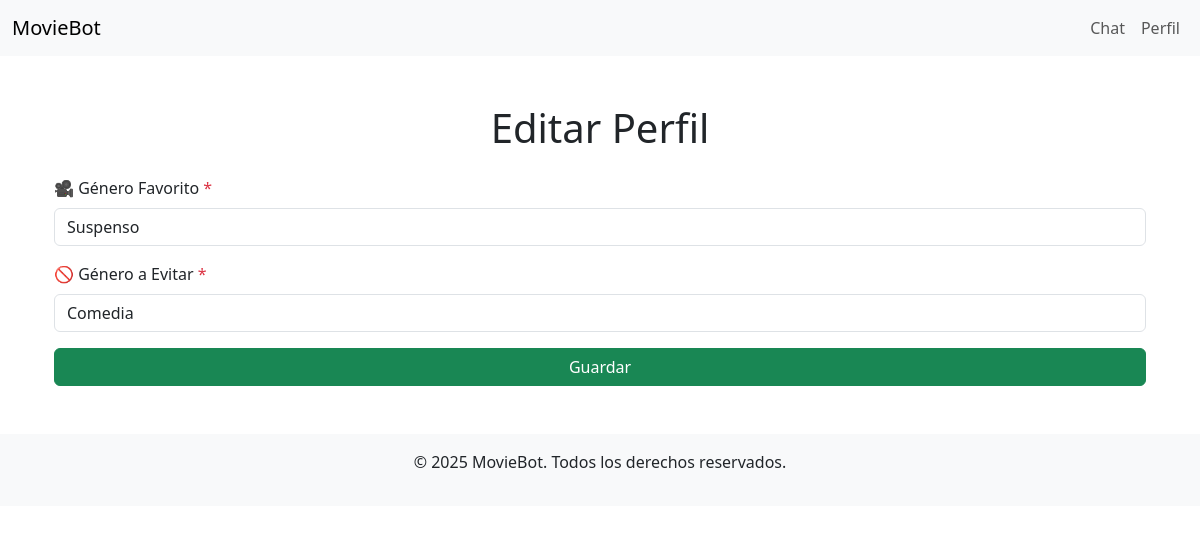
The page /perfil on the database as committed earlier.
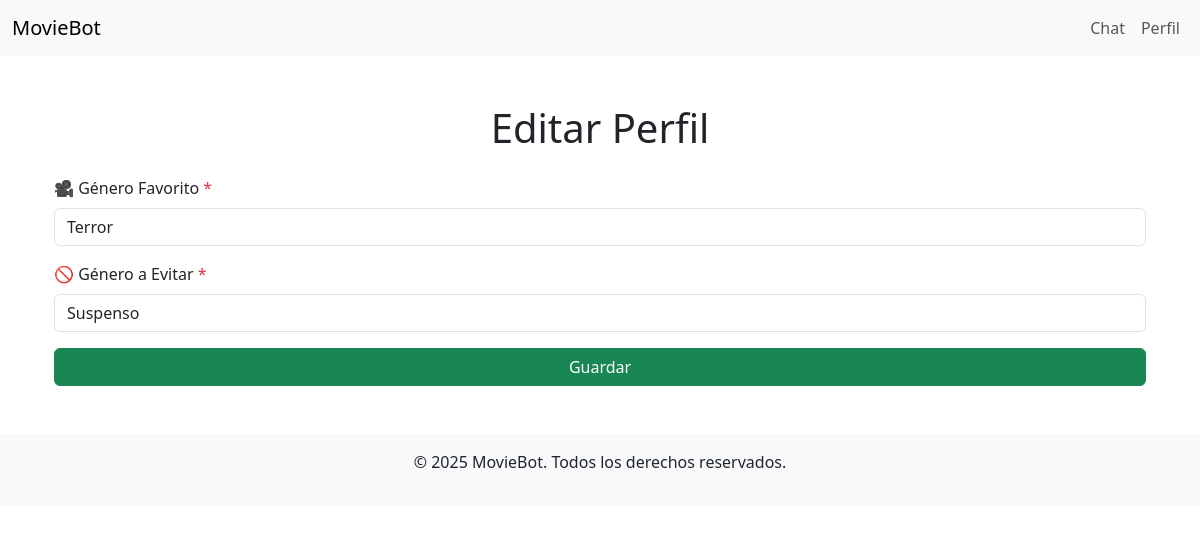
The same page on the database as committed later.
### movie_bot/models.py (models this page shows, shortened)
class User(db.Model):
    __tablename__ = 'users'
    id = db.Column(db.Integer, primary_key=True)
    email = db.Column(db.String(120), unique=True, nullable=False)
    favorite_genre = db.Column(db.String(50), nullable=True)
    disliked_genre = db.Column(db.String(50), nullable=True)
    messages = db.relationship('Message', backref='user', lazy=True)

### movie_bot/app.py (the view)
@app.route("/perfil", methods=["GET", "POST"])
def perfil():
    try:
        user_id = session.get("user_id")
        if not user_id:
            user = User.query.first()
            if not user:
                user = User(email="test@example.com", favorite_genre="Acción", disliked_genre="Terror")
                db.session.add(user)
                db.session.commit()
            session["user_id"] = user.id
        else:
            user = User.query.get(user_id)
        form = ProfileForm(obj=user)
        if form.validate_on_submit():
            user.favorite_genre = form.favorite_genre.data
            user.disliked_genre = form.disliked_genre.data
            db.session.commit()
            flash("Perfil actualizado exitosamente.", "success")
            return redirect(url_for('perfil'))
        return render_template("perfil.html", form=form, title="Editar Perfil")
    except Exception as e:
        logger.error(f"Error en /perfil: {e}")
        return "Ha ocurrido un error interno en el servidor.", 500

### movie_bot/forms.py
class ProfileForm(FlaskForm):
    favorite_genre = SelectField(
        'Género Favorito',
        choices=[
            ('Acción', 'Acción'),
            ('Comedia', 'Comedia'),
            ('Drama', 'Drama'),
            ('Terror', 'Terror'),
            ('Suspenso', 'Suspenso'),
            ('Romance', 'Romance')
        ],
        validators=[DataRequired()]
    )
    disliked_genre = SelectField(
        'Género a Evitar',
        choices=[
            ('Acción', 'Acción'),
            ('Comedia', 'Comedia'),
            ('Drama', 'Drama'),
            ('Terror', 'Terror'),
            ('Suspenso', 'Suspenso'),
            ('Romance', 'Romance')
        ],
        validators=[DataRequired()]
    )
    submit = SubmitField('Guardar')

### movie_bot/templates/perfil.html (shortened to what this page needs)
{% extends "base.html" %}
{% block content %}
<div class="container mt-5">
    <h1 class="mb-4 text-center">Editar Perfil</h1>
    <form method="POST" action="{{ url_for('perfil') }}">
        <div class="mb-3">
            <label for="{{ form.favorite_genre.id }}" class="form-label">
                🎥 {{ form.favorite_genre.label }} <span class="text-danger">*</span>
            </label>
            {{ form.favorite_genre(class="form-control", **{'aria-describedby': 'favoriteGenreHelp'}) }}
        </div>
        <div class="mb-3">
            <label for="{{ form.disliked_genre.id }}" class="form-label">
                🚫 {{ form.disliked_genre.label }} <span class="text-danger">*</span>
            </label>
            {{ form.disliked_genre(class="form-control", **{'aria-describedby': 'dislikedGenreHelp'}) }}
        </div>
        <button type="submit" class="btn btn-success w-100" aria-label="Guardar Perfil">Guardar</button>
    </form>
</div>
{% endblock %}

### movie_bot/templates/base.html (shortened to what this page needs)
<!DOCTYPE html>
<html lang="es">
<head>
    <link rel="stylesheet" href="https://cdn.jsdelivr.net/npm/bootstrap@5.3.0/dist/css/bootstrap.min.css">
</head>
<body>
    <nav class="navbar navbar-expand-lg navbar-light bg-light">
        <div class="container-fluid">
            <a class="navbar-brand" href="{{ url_for('landing') }}" aria-label="Inicio">MovieBot</a>
            <div class="collapse navbar-collapse" id="navbarNav">
                <ul class="navbar-nav ms-auto">
                    <li class="nav-item">
                        <a class="nav-link" href="{{ url_for('chat') }}">Chat</a>
                    </li>
                    <li class="nav-item">
                        <a class="nav-link" href="{{ url_for('perfil') }}">Perfil</a>
                    </li>
                </ul>
            </div>
        </div>
    </nav>
    <div class="container mt-5">
        {% block content %}{% endblock %}
    </div>
    <footer class="bg-light text-center py-3 mt-5">
        <p>&copy; 2025 MovieBot. Todos los derechos reservados.</p>
    </footer>
</body>
</html>

Rows that differ between the two databases and show on the page:
changed User "Suspenso": favorite_genre "Suspenso" → "Terror"; disliked_genre "Comedia" → "Suspenso"
